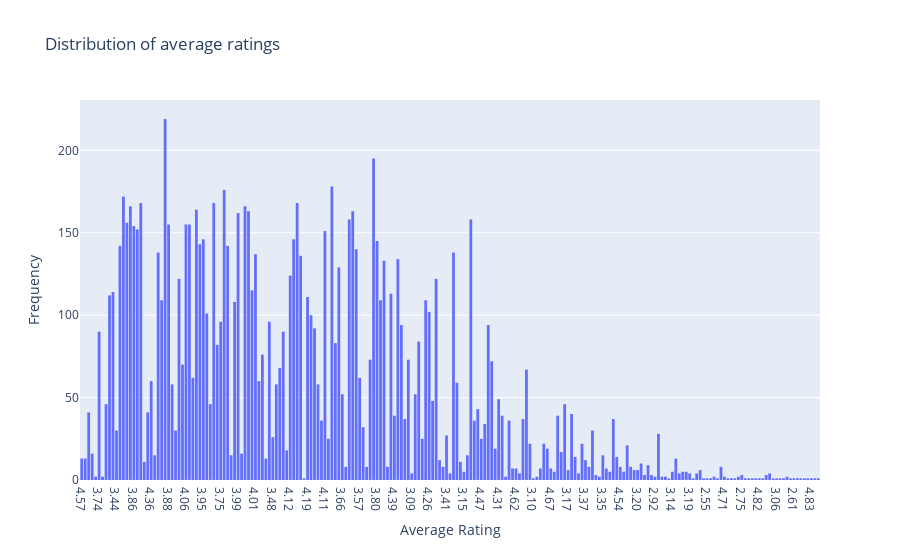

The code cell stored with this chart in its notebook:
### Code cell
fig =px.histogram(data,x='average_rating',nbins=30,title='Distribution of average ratings')
fig.update_xaxes(title_text='Average Rating')
fig.update_yaxes(title_text='Frequency')
fig.show()

### Figure 1 — Plotly figure (JSON) as saved in the notebook; plotly's stock layout.template omitted (floating-point values rounded to 4 significant figures; data arrays with more than 128 entries replaced by an {"elided": "..."} marker saying what was removed)
{"data": [{"bingroup": "x", "hovertemplate": "average_rating=%{x}<br>count=%{y}<extra></extra>", "legendgroup": "", "marker": {"color": "#636efa", "pattern": {"shape": ""}}, "name": "", "nbinsx": 30, "orientation": "v", "showlegend": false, "type": "histogram", "x": {"elided": "11127 str values"}, "xaxis": "x", "yaxis": "y"}], "layout": {"barmode": "relative", "legend": {"tracegroupgap": 0}, "title": {"text": "Distribution of average ratings"}, "xaxis": {"anchor": "y", "domain": [0, 1], "title": {"text": "Average Rating"}}, "yaxis": {"anchor": "x", "domain": [0, 1], "title": {"text": "Frequency"}}}}
